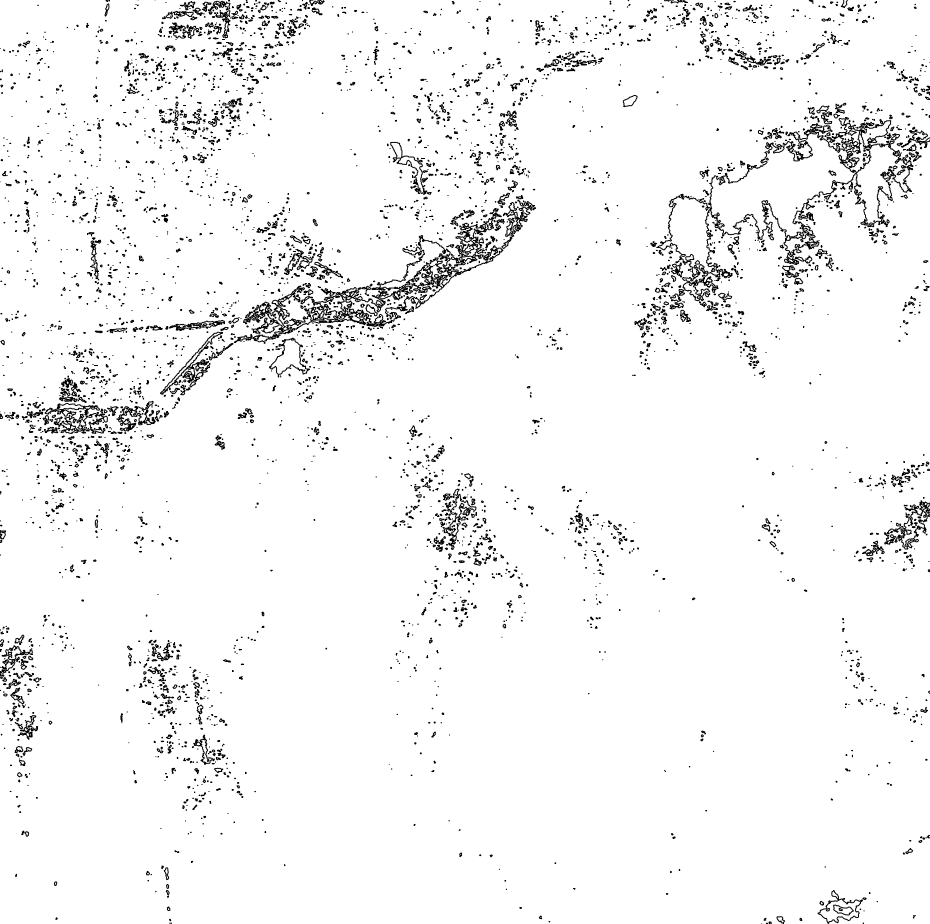
#> input picture Create  DEM carriers/等值线/binary_contour_block_0_0.png, 930 x 924 px
$ python '基于块生成所有组合方案载体.py'
#> lines starting #> are read from the running program, lines starting #| are printed output that depends on the picture
from itertools import combinations
from PIL import Image
import numpy as np


# Function to perform XOR operation on a list of images
def xor_images(image_list):
    """
    Perform XOR operation on a list of images.
    :param image_list: List of Image objects to XOR.
    :return: Resultant Image object after XOR operation.
    """
    # Start with the first image's array
    result_array = np.array(image_list[0])
    # Perform XOR with the rest of the images
    for img in image_list[1:]:
        img_array = np.array(img)
        result_array = np.bitwise_xor(result_array, img_array)
    # Convert the resulting array back to an image
    return Image.fromarray(result_array)


# Paths to the uploaded images
image_paths = [
    './等值线/binary_contour_block_0_0.png',
    './等值线/binary_contour_block_0_1.png',
    './等值线/binary_contour_block_0_2.png',
    './等值线/binary_contour_block_1_0.png',
    './等值线/binary_contour_block_1_1.png',
    './等值线/binary_contour_block_1_2.png',
    './等值线/binary_contour_block_2_0.png',
    './等值线/binary_contour_block_2_1.png',
    './等值线/binary_contour_block_2_2.png'
]

# Load images from the paths
loaded_images = [Image.open(path).convert('1') for path in image_paths]
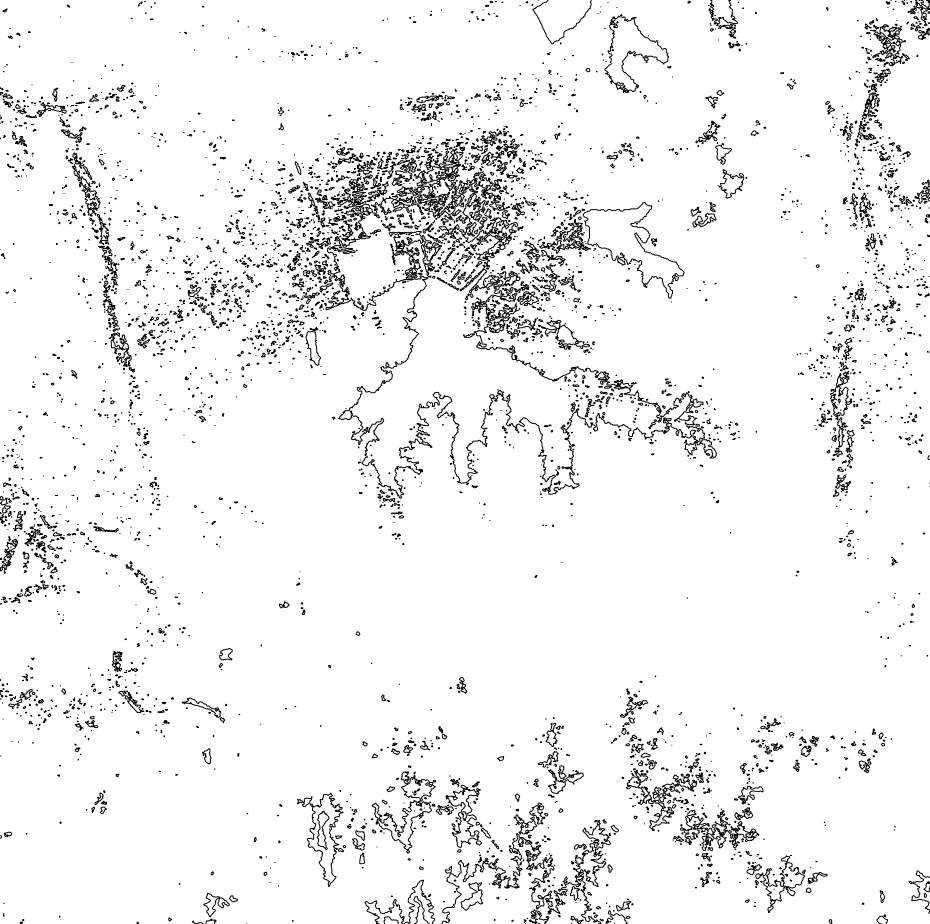
#> input picture Create  DEM carriers/等值线/binary_contour_block_0_1.png, 930 x 924 px
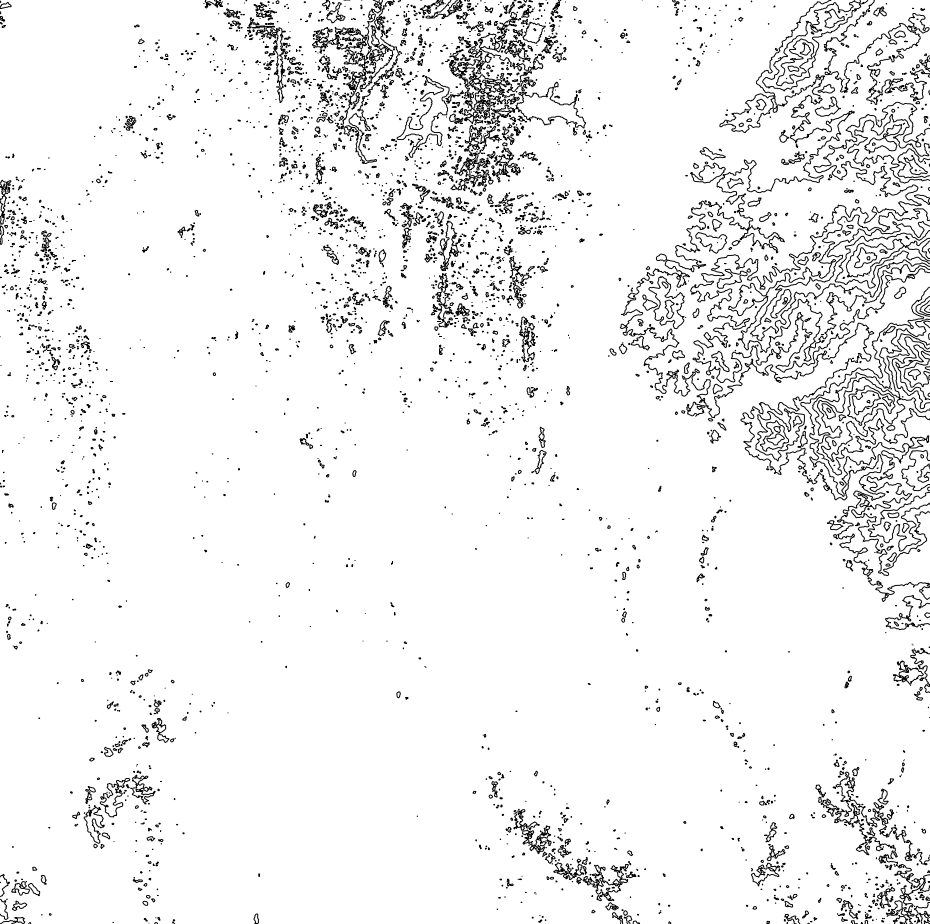
#> input picture Create  DEM carriers/等值线/binary_contour_block_0_2.png, 930 x 924 px
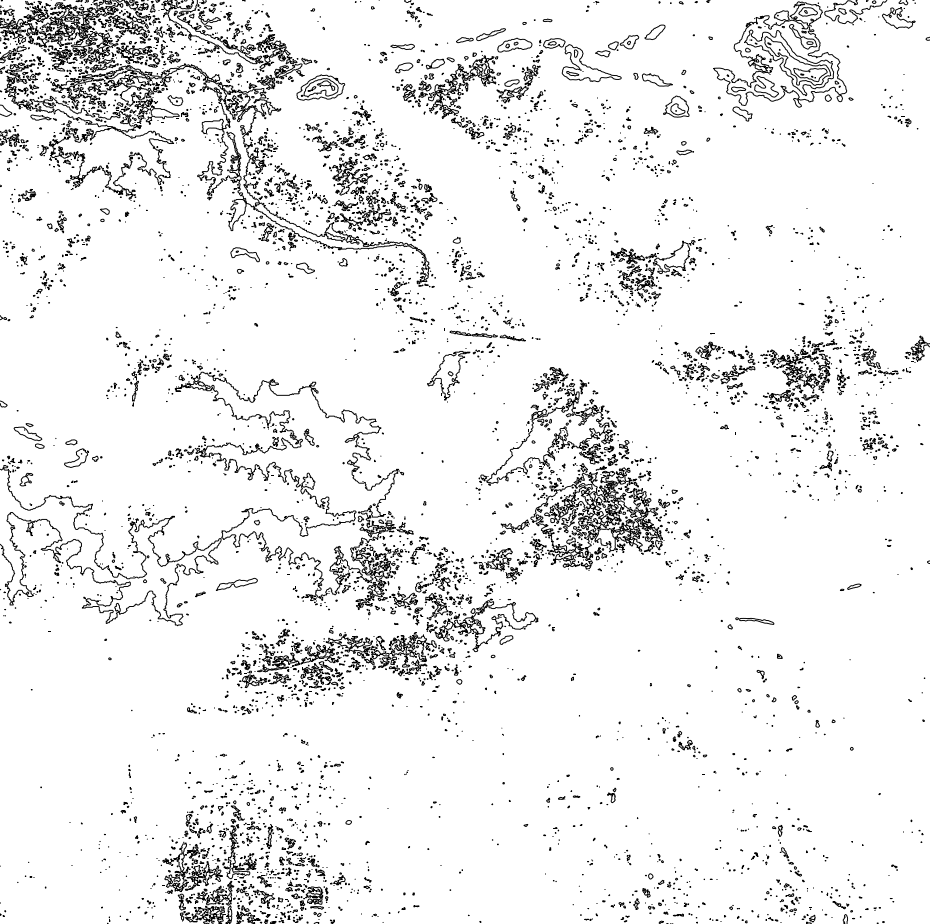
#> input picture Create  DEM carriers/等值线/binary_contour_block_1_0.png, 930 x 924 px
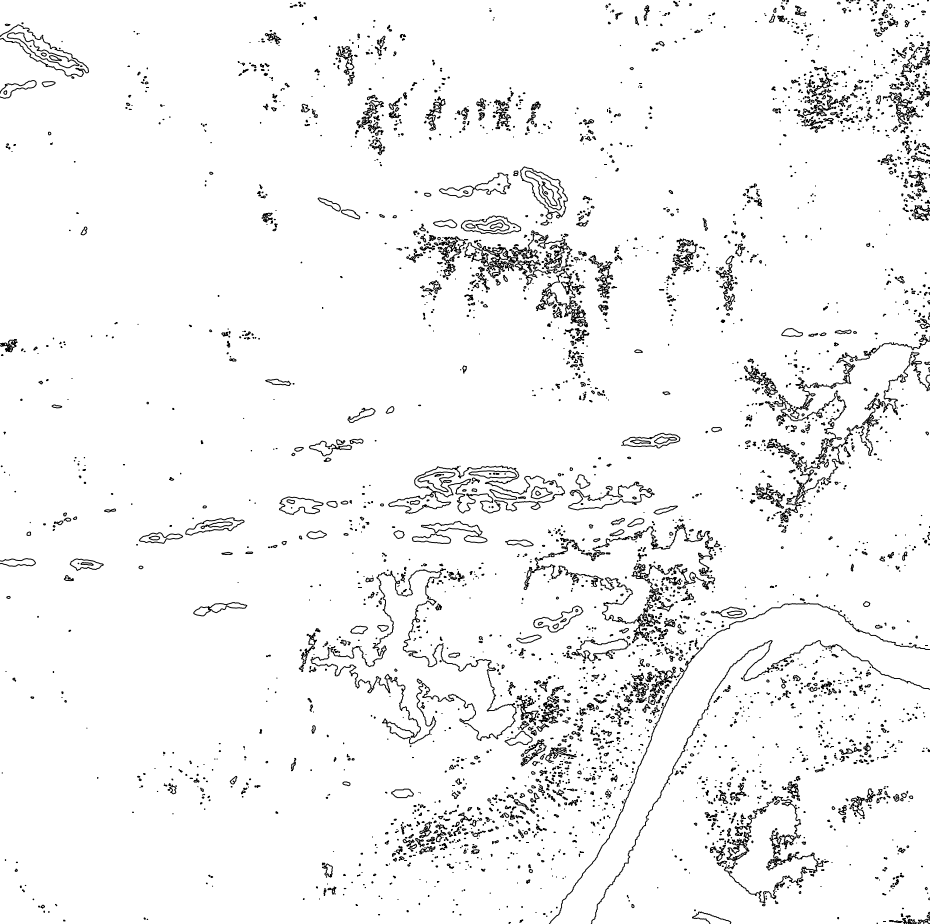
#> input picture Create  DEM carriers/等值线/binary_contour_block_1_1.png, 930 x 924 px
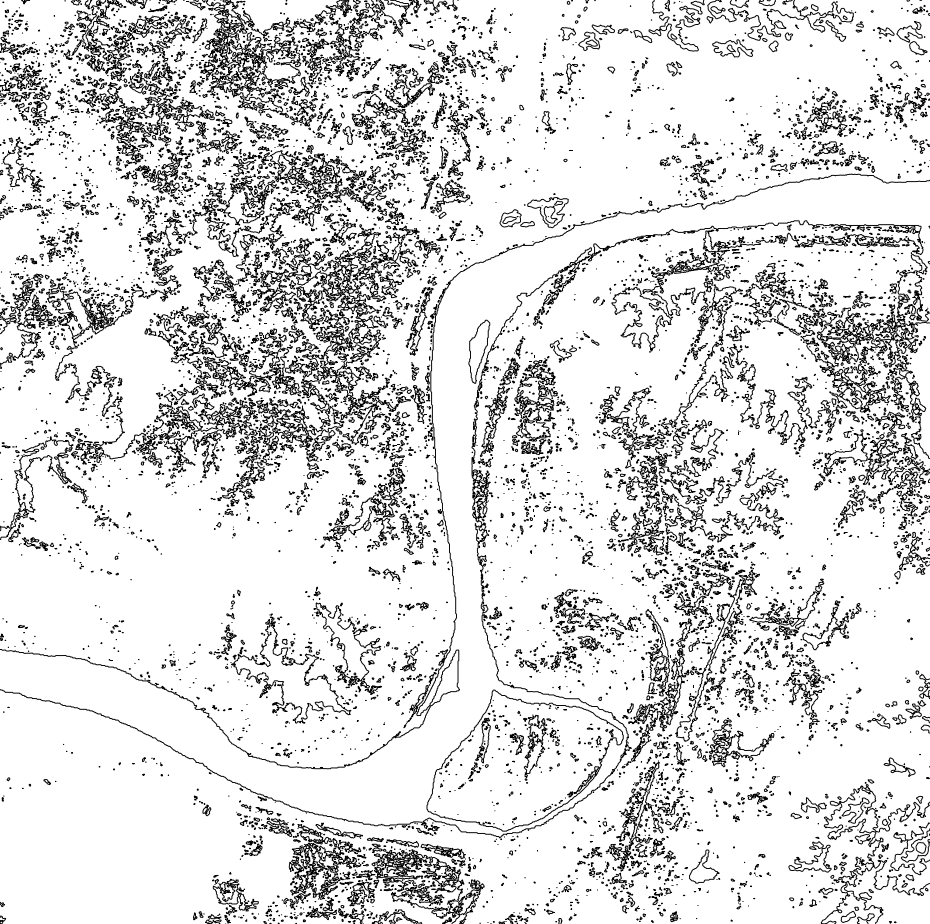
#> input picture Create  DEM carriers/等值线/binary_contour_block_1_2.png, 930 x 924 px
#> (the run stopped early here; a loop or call above may not have finished)
